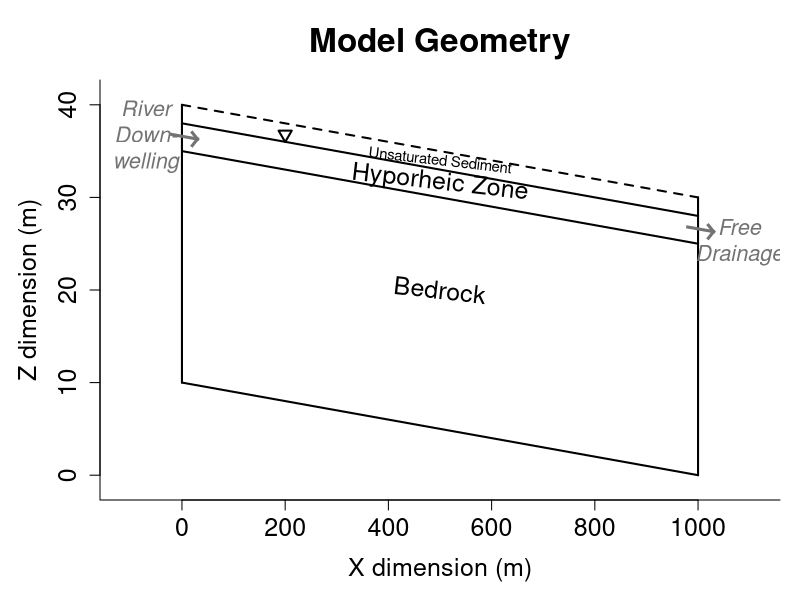

The R source for this figure:

# y = mx + b
plotfolderpath <- "C:\\Users\\Katie Fogg\\Desktop\\HGSwork\\pretty_plots\\"


png(paste0(plotfolderpath, "ModelGeom.png"),
    width = 900*5,
    height = 500*5,
    res=72*5)
par(bty = "l",
    mar = c(5,5,4,1),
    yaxt = "s",
    cex.axis = 1.5,
    cex.lab = 1.5,
    cex.main= 2)
plot(c(-110,1110), c(-1,41), type ="n",
     xlab = "X dimension (m)",
     ylab = "Z dimension (m)",
     main = "Model Geometry")
segments(0,10,1000,0, lwd = 2)
segments(0,35,1000,25, lwd = 2)
segments(0,38,1000,28, lwd = 2)
segments(0,40,1000,30, lty= 2, lwd = 2)
segments(0,40,0,10, lwd = 2)
segments(1000,30,1000,0, lwd = 2)
points(200,36.8, pch = 6, cex = 1.3, lwd = 2)
text(500,20,"Bedrock", srt = 353.5, cex = 1.5)
text(500,31.5,"Hyporheic Zone", srt = 353.5, cex = 1.5)
text(500,34,"Unsaturated Sediment", srt = 353.5, cex = 0.9)
#text(6,36.6,"{", pos= 2, srt = 359, cex = 2.3)
segments(-20, 36.8, 30, 36.3, lwd =3, lend = 2, col = "gray45")
segments(30, 36.3, 20,37, lwd = 3, lend = 2, col = "gray45")
segments(30, 36.3, 20,35.6, lwd = 3, lend = 2, col = "gray45")

segments(980, 26.8, 1030, 26.3, lwd = 3, lend = 2, col = "gray45")
segments(1030, 26.3, 1020, 27, lwd =3, lend = 2, col = "gray45")
segments(1030, 26.3, 1020, 25.6, lwd = 3, lend = 2, col = "gray45")

text(-70,36.8, "River\nDown-\nwelling", cex = 1.3, col = "gray45",
font = 3)
text(1080,25.4, "Free\nDrainage", cex = 1.3, col = "gray45",
     font = 3)

dev.off()